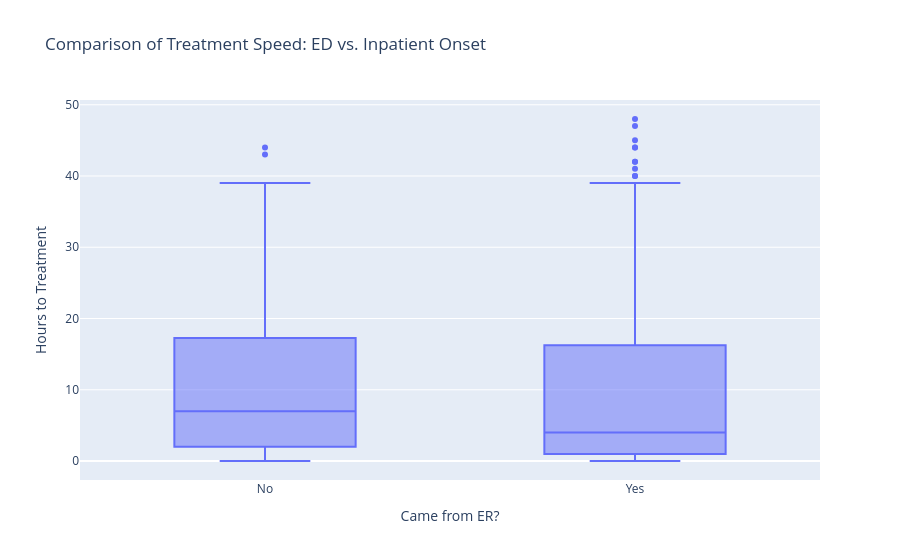

This figure's notebook cell:
### Code cell
fig_box = px.box(
    df_plot, 
    x="Admitted_From_ED", 
    y="Hours_to_Action", 
    # color="Outcome",
    title="Comparison of Treatment Speed: ED vs. Inpatient Onset",
    labels={"Admitted_From_ED": "Came from ER?", "Hours_to_Action": "Hours to Treatment"},
    points="outliers" # Only show outliers as dots
)

fig_box.show()

### Figure 1 — Plotly figure (JSON) as saved in the notebook; plotly's stock layout.template omitted (floating-point values rounded to 4 significant figures; data arrays with more than 128 entries replaced by an {"elided": "..."} marker saying what was removed)
{"data": [{"alignmentgroup": "True", "boxpoints": "outliers", "hovertemplate": "Came from ER?=%{x}<br>Hours to Treatment=%{y}<extra></extra>", "legendgroup": "", "marker": {"color": "#636efa"}, "name": "", "notched": false, "offsetgroup": "", "orientation": "v", "showlegend": false, "type": "box", "x": {"elided": "250 str values"}, "x0": " ", "xaxis": "x", "y": {"elided": "250 int values"}, "y0": " ", "yaxis": "y"}], "layout": {"boxmode": "group", "legend": {"tracegroupgap": 0}, "title": {"text": "Comparison of Treatment Speed: ED vs. Inpatient Onset"}, "xaxis": {"anchor": "y", "domain": [0, 1], "title": {"text": "Came from ER?"}}, "yaxis": {"anchor": "x", "domain": [0, 1], "title": {"text": "Hours to Treatment"}}}}
